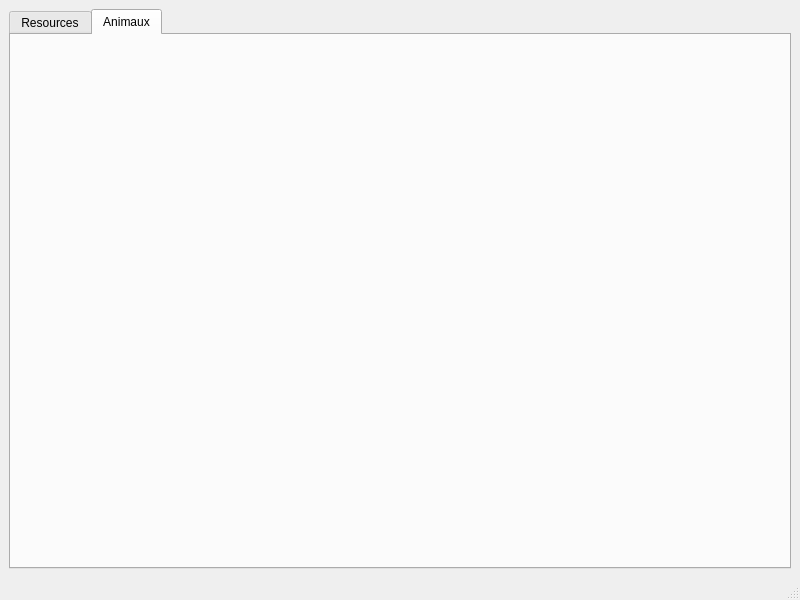
<?xml version="1.0" encoding="UTF-8"?>
<ui version="4.0">
 <class>WorldCreator</class>
 <widget class="QMainWindow" name="WorldCreator">
  <property name="geometry">
   <rect>
    <x>0</x>
    <y>0</y>
    <width>800</width>
    <height>600</height>
   </rect>
  </property>
  <property name="windowTitle">
   <string>MainWindow</string>
  </property>
  <widget class="QWidget" name="centralwidget">
   <layout class="QGridLayout" name="gridLayout">
    <item row="0" column="0">
     <widget class="QTabWidget" name="tabWidget">
      <property name="currentIndex">
       <number>1</number>
      </property>
      <widget class="QWidget" name="tabResources">
       <attribute name="title">
        <string>Resources</string>
       </attribute>
      </widget>
      <widget class="QWidget" name="tabAnimaux">
       <attribute name="title">
        <string>Animaux</string>
       </attribute>
      </widget>
     </widget>
    </item>
   </layout>
  </widget>
  <widget class="QMenuBar" name="menubar">
   <property name="geometry">
    <rect>
     <x>0</x>
     <y>0</y>
     <width>800</width>
     <height>25</height>
    </rect>
   </property>
  </widget>
  <widget class="QStatusBar" name="statusbar"/>
 </widget>
 <resources/>
 <connections/>
</ui>
